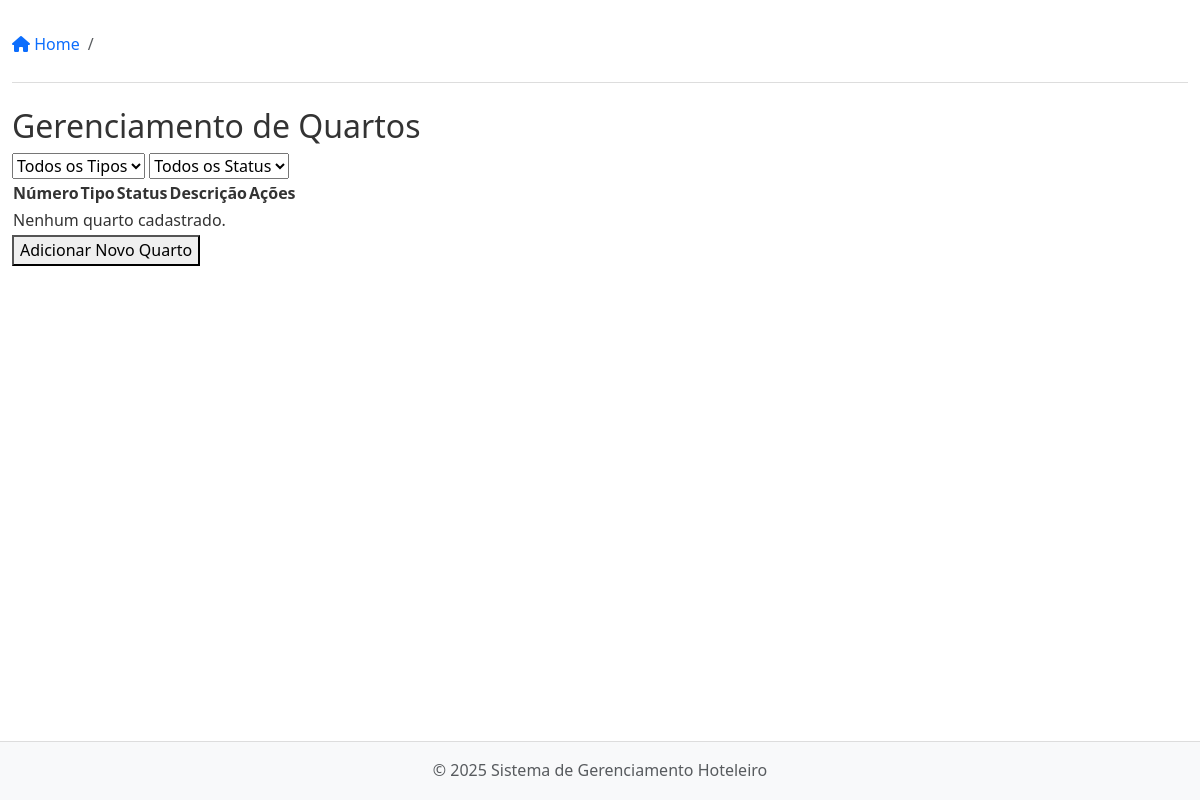
The app's page /rooms/, older data.
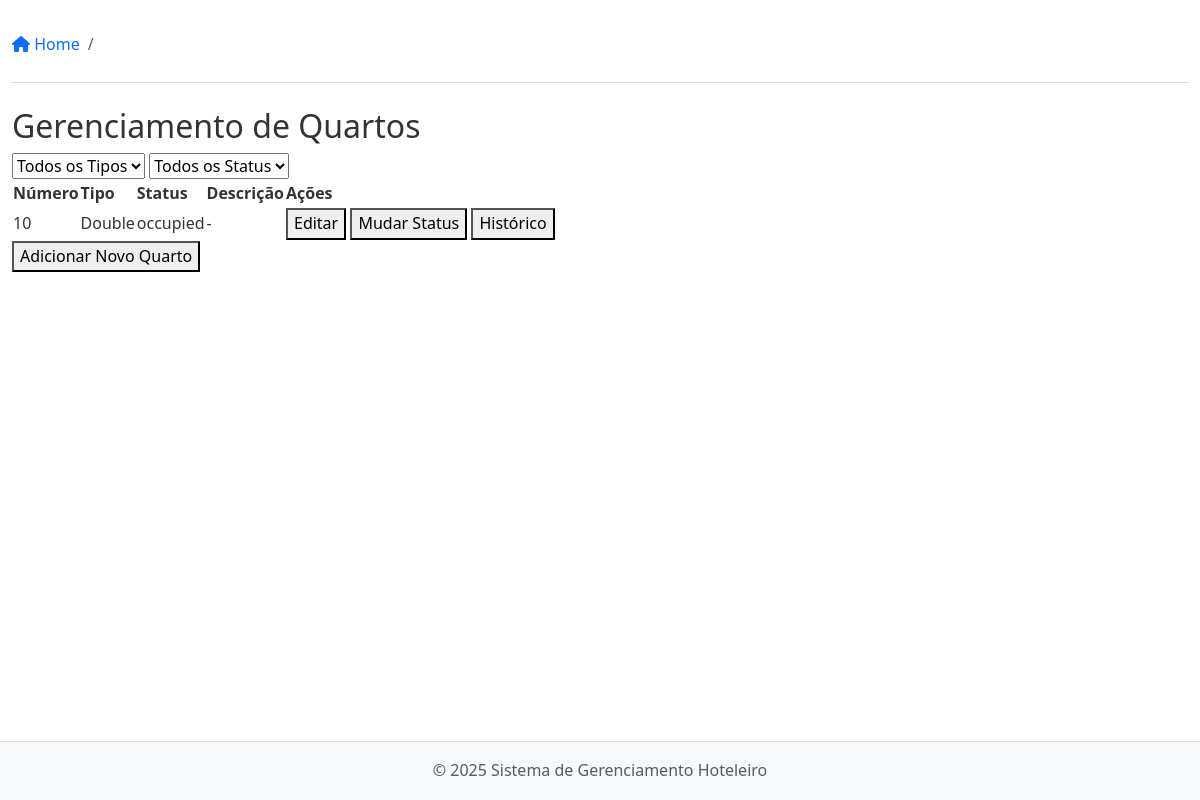
The same page, newer data.
### apps/rooms/models.py (models this page shows, shortened)
class Room(models.Model):
    ROOM_TYPES = [
        ('single', 'Single'),
        ('double', 'Double'),
        ('suite', 'Suite'),
    ]
    number = models.CharField(max_length=10, unique=True)
    room_type = models.CharField(max_length=10, choices=ROOM_TYPES)
    status = models.CharField(max_length=10, default='clean')
    description = models.TextField(blank=True, null=True)
    created_at = models.DateTimeField(auto_now_add=True)
    updated_at = models.DateTimeField(auto_now=True)

### apps/rooms/views.py (the view)
# urls.py: path('', views.room_list, name='room-list'),
def room_list(request):
    rooms = Room.objects.all()
    room_type = request.GET.get('type')
    status = request.GET.get('status')
    if room_type:
        rooms = rooms.filter(room_type=room_type)
    if status:
        rooms = rooms.filter(status=status)
    for room in rooms:
        room.maintenance_history = MaintenanceRecord.objects.filter(room=room).order_by('-date')[:5]
    context = {
        'rooms': rooms,
    }
    return render(request, 'rooms/list.html', context)

### templates/rooms/list.html (shortened to what this page needs)
{% extends 'base.html' %}
{% block content %}
<div class="rooms-container">
    <h2>Gerenciamento de Quartos</h2>
    <div class="room-filters">
        <select id="room-type-filter">
            <option value="">Todos os Tipos</option>
        </select>
        <select id="status-filter">
            <option value="">Todos os Status</option>
        </select>
    </div>
    <table class="rooms-table">
        <thead>
            <tr>
                <th>Número</th>
                <th>Tipo</th>
                <th>Status</th>
                <th>Descrição</th>
                <th>Ações</th>
            </tr>
        </thead>
        <tbody>
            {% for room in rooms %}
            <tr>
                <td>{{ room.number }}</td>
                <td>{{ room.get_room_type_display }}</td>
                <td>{{ room.status }}</td>
                <td>{{ room.description|default:"-" }}</td>
                <td>
                    <button onclick="editRoom({{ room.id }})">Editar</button>
                    <button onclick="changeStatus({{ room.id }})">Mudar Status</button>
                    <button onclick="viewMaintenance({{ room.id }})">Histórico</button>
                </td>
            </tr>
            {% empty %}
            <tr>
                <td colspan="5">Nenhum quarto cadastrado.</td>
            </tr>
            {% endfor %}
        </tbody>
    </table>
    <button class="add-room-btn" onclick="openAddRoomModal()">Adicionar Novo Quarto</button>
</div>
{% endblock %}

Row changes from the older to the newer data that the page shows:
added Room: number "10", room_type "Double", status "occupied", description "-"
Text that changed along with them:
text no longer shown: "Nenhum quarto cadastrado."
